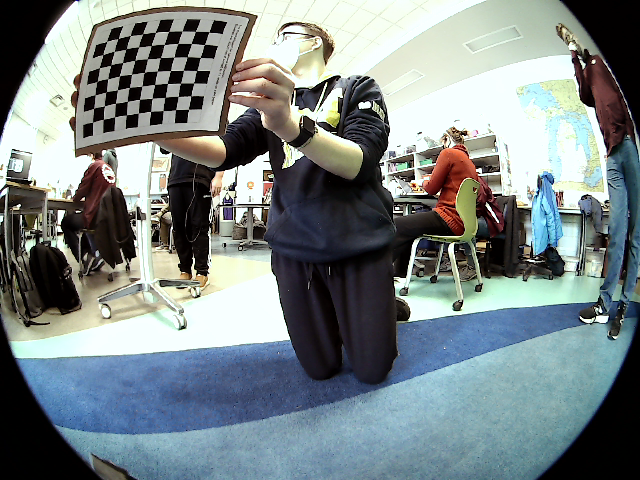
#> input picture vision/calibrating_imgs/12.png, 640 x 480 px, given in place of the camera
$ python get_image.py   (older library calls are emulated)
#> lines starting #> are read from the running program, lines starting #| are printed output that depends on the picture
### vision/fisheye_pi/dreadbot_fisheye.py
import cv2
import numpy as np
import json
from networktables import NetworkTable
import os


# Blend two images together with linear transparency gradient
# [139 lines left out: functions image_blend, calibrate_intrinsic_for_table, not called in this run]


class Fisheye:
    def __init__(self, capture_id, fisheye_id, adj_exposure=None):
        # JSON Recognizes the camera IDs as strings, so convert the integer input into a string
#> called with capture_id = 0, fisheye_id = 0, adj_exposure = -4
        self.cam_id = str(fisheye_id)

        # Load the fisheye calibration file in as confs_loaded
        with open(os.path.join(os.path.dirname(os.path.realpath(__file__)), 'calibrations.json'), 'r') as f:
#> (reads vision/fisheye_pi/calibrations.json from the repository)
            confs_loaded = json.load(f)

        # Define a bunch of camera attributes according to the loaded configuration
        # Camera Intrinsic Matrix
        self.K = np.array(confs_loaded[self.cam_id]['K'])
        # Camera Distortion Matrix
        self.D = np.array(confs_loaded[self.cam_id]['D'])

        self.fx = self.K[0, 0]  # Focal X
        self.fy = self.K[1, 1]  # Focal Y

        self.x = self.K[0, 2]  # X Offset
        self.y = self.K[1, 2]  # Y Offset

        self.axis_skew = self.K[0, 1]  # Axis Skew

        self.DIM = (confs_loaded[self.cam_id]['DIM'][0],
                    confs_loaded[self.cam_id]['DIM'][1])  # Output dimensions

        # Calculate the undistortion maps
        self.map1, self.map2 = cv2.fisheye.initUndistortRectifyMap(
            self.K, self.D, np.eye(3), self.K, self.DIM, cv2.CV_16SC2)

        # Create OpenCV capture object
        self.cap = cv2.VideoCapture(capture_id)

        # If the user defined an exposure set it to that, otherwise keep default and disable auto exposure
        if adj_exposure is not None:
            self.cap.set(cv2.CAP_PROP_EXPOSURE, adj_exposure)
        else:
            self.cap.set(cv2.CAP_PROP_AUTO_EXPOSURE, 0.25)

    # Returns raw image from camera (with fisheye distortion)
    def retrieve_distorted_img(self):
        ret, img = self.cap.read()
#> img is the input picture: shape (480, 640, 3); mean B, G, R 134.5, 133.1, 122.9
        return ret, img

    # Returns undistorted image from camera using undistort maps defined earlier
    def retrieve_undistorted_img(self):
        ret, img = self.retrieve_distorted_img()
#> ret = True
        return ret, cv2.remap(img, self.map1, self.map2, interpolation=cv2.INTER_LINEAR, borderMode=cv2.BORDER_CONSTANT)

    # Converts undistorted image coordinates back to distorted coordinates
    # [57 lines left out: functions reverse_project_point, calculate_angle, not called in this run]

    # Unloads the camera's OpenCV capture object
    def unload(self):
        self.cap.release()

### vision/fisheye_pi/get_image.py
import cv2
import dreadbot_fisheye as df
import os

cap =  df.Fisheye(0, 0, -4)

img = 0

while True:
    ret, frame = cap.retrieve_undistorted_img()
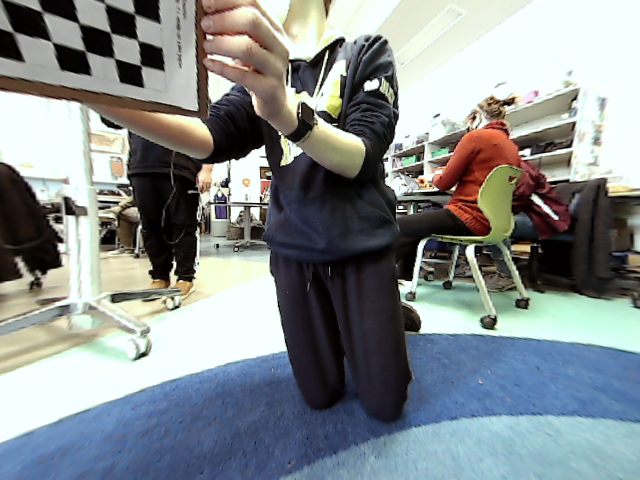
#> frame: shape (480, 640, 3); mean of channels 0, 1, 2 141.8, 140.2, 133.7; drawn as B, G, R
#> ret = True

    if not ret: break

    cv2.imshow("Frame", frame)

    key = cv2.waitKey(1) & 0xFF
#> (key q is pressed here)

    if key == ord("p"):
        cv2.imwrite(os.path.join(os.path.dirname(os.path.realpath(__file__)), "testing", f"image{img}.png"), frame)
        img += 1
    elif key == ord("q"):
        break


cap.unload()
